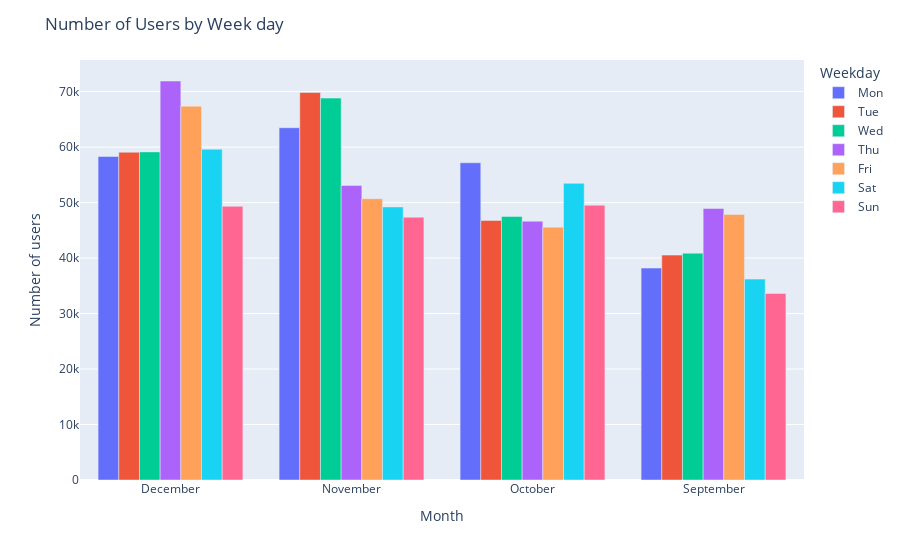

Notebook cell for this chart:
### Code cell
# grouped_users_data = users_data.groupby(["Weekday", "Month"]).sum()
fig = px.bar(grouped_users_data, x="Month", y="Users", color="Weekday", barmode="group")

fig.update_layout(yaxis_title="Number of users", title="Number of Users by Week day")
fig.show()

### Figure 1 — Plotly figure (JSON) as saved in the notebook; plotly's stock layout.template omitted (floating-point values rounded to 4 significant figures)
{"data": [{"alignmentgroup": "True", "hovertemplate": "Weekday=Mon<br>Month=%{x}<br>Users=%{y}<extra></extra>", "legendgroup": "Mon", "marker": {"color": "#636efa", "pattern": {"shape": ""}}, "name": "Mon", "offsetgroup": "Mon", "orientation": "v", "showlegend": true, "textposition": "auto", "type": "bar", "x": ["December", "November", "October", "September"], "xaxis": "x", "y": [58310, 63481, 57171, 38195], "yaxis": "y"}, {"alignmentgroup": "True", "hovertemplate": "Weekday=Tue<br>Month=%{x}<br>Users=%{y}<extra></extra>", "legendgroup": "Tue", "marker": {"color": "#EF553B", "pattern": {"shape": ""}}, "name": "Tue", "offsetgroup": "Tue", "orientation": "v", "showlegend": true, "textposition": "auto", "type": "bar", "x": ["December", "November", "October", "September"], "xaxis": "x", "y": [59068, 69835, 46775, 40535], "yaxis": "y"}, {"alignmentgroup": "True", "hovertemplate": "Weekday=Wed<br>Month=%{x}<br>Users=%{y}<extra></extra>", "legendgroup": "Wed", "marker": {"color": "#00cc96", "pattern": {"shape": ""}}, "name": "Wed", "offsetgroup": "Wed", "orientation": "v", "showlegend": true, "textposition": "auto", "type": "bar", "x": ["December", "November", "October", "September"], "xaxis": "x", "y": [59134, 68830, 47503, 40884], "yaxis": "y"}, {"alignmentgroup": "True", "hovertemplate": "Weekday=Thu<br>Month=%{x}<br>Users=%{y}<extra></extra>", "legendgroup": "Thu", "marker": {"color": "#ab63fa", "pattern": {"shape": ""}}, "name": "Thu", "offsetgroup": "Thu", "orientation": "v", "showlegend": true, "textposition": "auto", "type": "bar", "x": ["December", "November", "October", "September"], "xaxis": "x", "y": [71909, 53092, 46651, 48941], "yaxis": "y"}, {"alignmentgroup": "True", "hovertemplate": "Weekday=Fri<br>Month=%{x}<br>Users=%{y}<extra></extra>", "legendgroup": "Fri", "marker": {"color": "#FFA15A", "pattern": {"shape": ""}}, "name": "Fri", "offsetgroup": "Fri", "orientation": "v", "showlegend": true, "textposition": "auto", "type": "bar", "x": ["December", "November", "October", "September"], "xaxis": "x", "y": [67368, 50689, 45572, 47867], "yaxis": "y"}, {"alignmentgroup": "True", "hovertemplate": "Weekday=Sat<br>Month=%{x}<br>Users=%{y}<extra></extra>", "legendgroup": "Sat", "marker": {"color": "#19d3f3", "pattern": {"shape": ""}}, "name": "Sat", "offsetgroup": "Sat", "orientation": "v", "showlegend": true, "textposition": "auto", "type": "bar", "x": ["December", "November", "October", "September"], "xaxis": "x", "y": [59618, 49215, 53469, 36208], "yaxis": "y"}, {"alignmentgroup": "True", "hovertemplate": "Weekday=Sun<br>Month=%{x}<br>Users=%{y}<extra></extra>", "legendgroup": "Sun", "marker": {"color": "#FF6692", "pattern": {"shape": ""}}, "name": "Sun", "offsetgroup": "Sun", "orientation": "v", "showlegend": true, "textposition": "auto", "type": "bar", "x": ["December", "November", "October", "September"], "xaxis": "x", "y": [49320, 47366, 49526, 33608], "yaxis": "y"}], "layout": {"barmode": "group", "legend": {"title": {"text": "Weekday"}, "tracegroupgap": 0}, "margin": {"t": 60}, "title": {"text": "Number of Users by Week day"}, "xaxis": {"anchor": "y", "domain": [0, 1], "title": {"text": "Month"}}, "yaxis": {"anchor": "x", "domain": [0, 1], "title": {"text": "Number of users"}}}}
